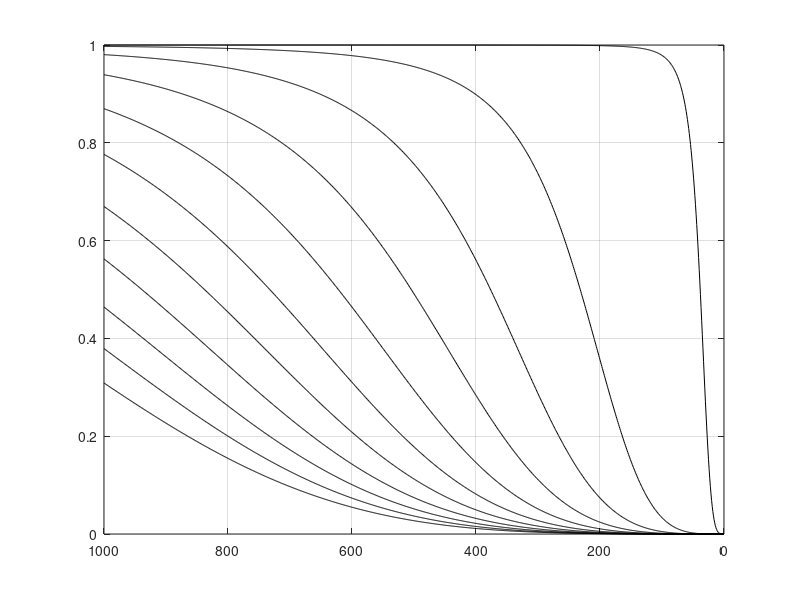

MATLAB code for this plot: (Note: this script raises an error after producing the figure.)
function compensation
% COMPENSATION
%
% Illustrates the degree of isostatic compensation
% Turcotte & Schubert Eq. 3-117
%
% Last modified by fjsimons-at-alum.mit.edu, 12/01/2021

% Crustal density
rc=2650;
% Mantle density
rm=3300;
% Density contrast
drho=rm-rc;
% Gravitational acceleration
g=9.81;
% Young's modulus
young=1e11;
% Poisson's ratio
poisson=1/4;

% Reference values for effective elastic thickness
Te=[1:10:101]*1000;

% The flexural rigidities that we consider
D=Te.^3*young/12/(1-poisson^2);

% The set of wavelength of the period load that we consider
lambda=linspace(1,1000,1000)*1000;

% The combined space
[LL,DD]=meshgrid(lambda,D);

% The actual degree of compensation
C=drho./(drho+DD./g.*(2*pi./LL).^4);

% Make the figure
figure(gcf)
for index=1:length(D)
  p(index)=plot(lambda/1000,C(index,:),'k-');  
  hold on
end

hold off

set(gca,'xdir','rev')

grid on

longticks

xl(1)=xlabel('wavelength (km)');
yl(1)=ylabel('degree of compensation, w_0/w_{0\infty}');

set(p,'linew',2)

set([gca xl yl],'fonts',12)

% Boxes in the right place (as of 2009...) 
post=[936.9676    0.2500
      935.2641    0.32
      904.5997    0.36
      851.7888    0.4
      756.3884    0.4
      664.3952    0.4
      563.8842    0.4
      456.5588    0.4
      342.4191    0.4
      209.5400    0.4
      35.7751     0.4
      950         0.04];

hold on
fb=fillbox2(...
    [post(:,1)-30 post(:,1)+30 post(:,2)+0.015 post(:,2)-0.015],'w');
% Lettering etc
for index=1:length(Te)
  t(index)=text(post(index,1),post(index,2),num2str(Te(length(Te)-index+1)/1000));
end
t(index+1)=text(post(index+1,1),post(index+1,2),'Te');
set(t,'horizontala','center')
